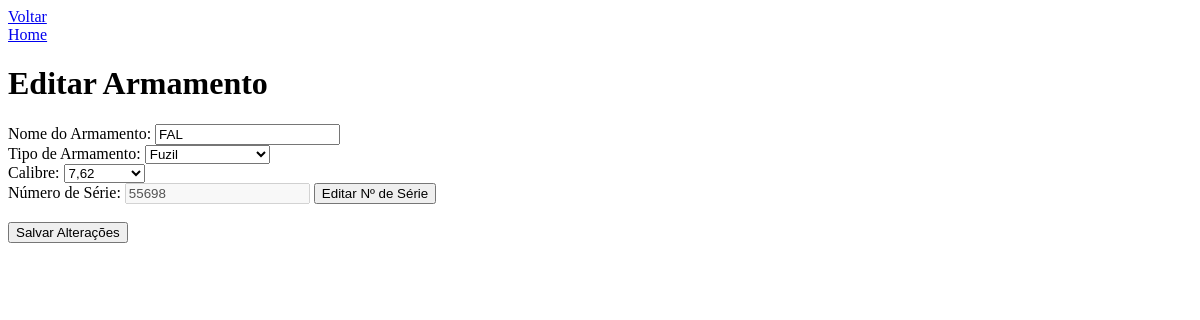
Page /editarArmamento.php?id=4 (signed in) on the earlier database version.
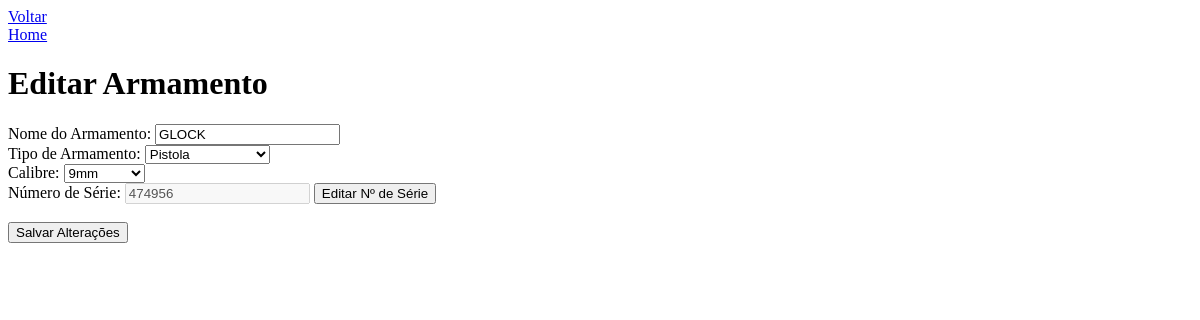
Same page on the later database version.
### tables this page shows
CREATE TABLE IF NOT EXISTS `armamentos` (
  `id_armamento` int NOT NULL AUTO_INCREMENT,
  `nome_armamento` varchar(255) NOT NULL,
  `tipo_armamento` text NOT NULL,
  `calibre_armamento` text NOT NULL,
  `codigo_armamento` int NOT NULL,
  `status_armamento` int NOT NULL,
  PRIMARY KEY (`id_armamento`)
);

### editarArmamento.php (the view, shortened to what this page needs)
<?php
include("conecta.php");
if(isset($_GET['id'])){
    $id = intval($_GET['id']);
    $query = "SELECT * FROM armamentos WHERE id_armamento = '$id'";
    $result = mysqli_query($conexao, $query);
    $dados = mysqli_fetch_assoc($result);
} else {
    echo "ID não informado.";
    exit();
}
?>
<!DOCTYPE html>
<html lang="pt-br">
<head>
</head>
<body>
    <a href="verDetalhesItens.php">Voltar</a><br>
    <a href="homeQuarteleiro.php">Home</a>
    <h1>Editar Armamento</h1>
    <form action="" method="post" id="formEdicao">
        Nome do Armamento:
        <input type="text" name="nome_armamento" value="<?=htmlspecialchars($dados['nome_armamento'])?>" required><br>
        Tipo de Armamento:
        <select name="tipo_armamento" required>
            <option value="Fuzil" <?= ($dados['tipo_armamento'] == 'Fuzil') ? 'selected' : '' ?>>Fuzil</option>
            <option value="Pistola" <?= ($dados['tipo_armamento'] == 'Pistola') ? 'selected' : '' ?>>Pistola</option>
        </select>
        <br>
        Calibre:
        <select name="calibre_armamento" required>
            <option value="7,62" <?= ($dados['calibre_armamento'] == '7,62') ? 'selected' : '' ?>>7,62</option>
            <option value="9mm" <?= ($dados['calibre_armamento'] == '9mm') ? 'selected' : '' ?>>9mm</option>
        </select>
        <br>
        Número de Série:
        <input type="text" id="codigoMostrado" value="<?=htmlspecialchars($dados['codigo_armamento'])?>" disabled>
        <button type="button" id="btnEditarSerie">Editar Nº de Série</button>
        <br>
        <br>
        <input type="submit" value="Salvar Alterações">
    </form>
</body>
</html>

Differences in the rows shown:
changed armamentos: nome_armamento "FAL" → "GLOCK"; tipo_armamento "Fuzil" → "Pistola"; calibre_armamento "7,62" → "9mm"; codigo_armamento "55698" → "474956"
